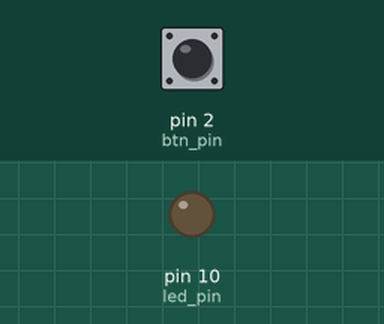
Bench run of a sketch on a simulated Arduino Uno, built with avr-gcc and run on an emulated ATmega328P. Parts: output pins drawn as LEDs (lit = HIGH). The test bench sets the inputs (shaded band); at power-on: pin 2 (btn_pin) HIGH.

Above: at 1.2 s.
1.3 s: pin 2 (btn_pin) pulled LOW for 3.2 s
At 5.7 s:
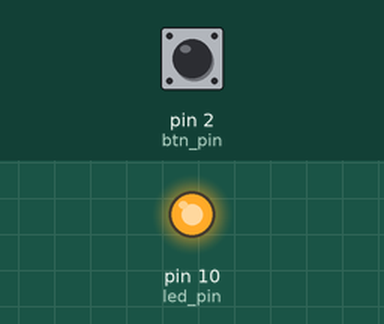
Timing chart, 0 to 7.2 s (numbered marks = the images above; inputs shaded):
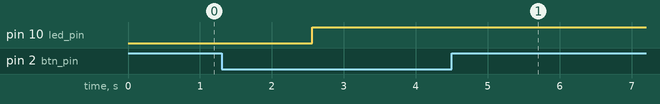

Measured:
- after the input at 1.3 s, pin 10 (led_pin): LOW → HIGH after 1.3 s

The sketch:

LedButton.ino
```cpp
#define check_time 2000
#define led_pin 10
#define btn_pin 2
boolean button  = true;
boolean ledEnabled = false;
boolean press_flag = false;
boolean long_press_flag = false;
unsigned long last_press = 0;

void setup() {
  Serial.begin(9600);
  pinMode(led_pin, OUTPUT);
  pinMode(btn_pin, INPUT_PULLUP);
}

void loop() {
   button = digitalRead(btn_pin);

   //Вывод состояния кнопки
   //Serial.println(button);
   if (button == false  && press_flag == false && millis() - last_press > 20) {
     press_flag = !press_flag;
     last_press = millis();
   }
   if (button == false && press_flag == true && millis() - last_press > 1000) {
     long_press_flag = !long_press_flag;
     last_press = millis();
     for(int i=255;i>0;i--){
       analogWrite(led_pin,i);
       delay(1);
     }
     digitalWrite(led_pin, HIGH);
   }

   if (button == true && press_flag == true && long_press_flag == true) {
     press_flag = !press_flag;
     long_press_flag = !long_press_flag;
   }

   if (button == true && press_flag == true && long_press_flag == false) {
     press_flag = !press_flag;
     ledEnabled = !ledEnabled;
     digitalWrite(led_pin, ledEnabled);
   }

}
```
